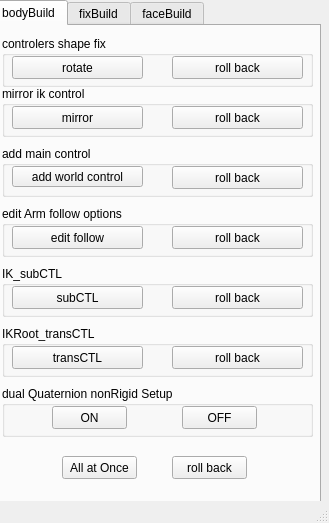
<?xml version="1.0" encoding="UTF-8"?>
<ui version="4.0">
 <class>AdvancedSetupWin</class>
 <widget class="QMainWindow" name="AdvancedSetupWin">
  <property name="geometry">
   <rect>
    <x>0</x>
    <y>0</y>
    <width>329</width>
    <height>523</height>
   </rect>
  </property>
  <property name="windowTitle">
   <string>Advanced_Setup</string>
  </property>
  <widget class="QWidget" name="centralwidget">
   <widget class="QTabWidget" name="tabWidget">
    <property name="geometry">
     <rect>
      <x>-10</x>
      <y>0</y>
      <width>331</width>
      <height>521</height>
     </rect>
    </property>
    <property name="currentIndex">
     <number>0</number>
    </property>
    <widget class="QWidget" name="tab">
     <attribute name="title">
      <string>bodyBuild</string>
     </attribute>
     <widget class="QGroupBox" name="groupBox_3">
      <property name="geometry">
       <rect>
        <x>10</x>
        <y>10</y>
        <width>311</width>
        <height>51</height>
       </rect>
      </property>
      <property name="title">
       <string>controlers shape fix</string>
      </property>
      <widget class="QPushButton" name="rotate_Btn">
       <property name="geometry">
        <rect>
         <x>10</x>
         <y>20</y>
         <width>131</width>
         <height>23</height>
        </rect>
       </property>
       <property name="text">
        <string>rotate</string>
       </property>
      </widget>
      <widget class="QPushButton" name="rotate_rollBack_Btn">
       <property name="geometry">
        <rect>
         <x>170</x>
         <y>20</y>
         <width>131</width>
         <height>23</height>
        </rect>
       </property>
       <property name="text">
        <string>roll back</string>
       </property>
      </widget>
     </widget>
     <widget class="QGroupBox" name="groupBox">
      <property name="geometry">
       <rect>
        <x>10</x>
        <y>60</y>
        <width>311</width>
        <height>51</height>
       </rect>
      </property>
      <property name="title">
       <string>mirror ik control </string>
      </property>
      <widget class="QPushButton" name="mirror_Btn">
       <property name="geometry">
        <rect>
         <x>10</x>
         <y>20</y>
         <width>131</width>
         <height>23</height>
        </rect>
       </property>
       <property name="text">
        <string>mirror</string>
       </property>
      </widget>
      <widget class="QPushButton" name="mirror_rollBack_Btn">
       <property name="geometry">
        <rect>
         <x>170</x>
         <y>20</y>
         <width>131</width>
         <height>23</height>
        </rect>
       </property>
       <property name="text">
        <string>roll back</string>
       </property>
      </widget>
     </widget>
     <widget class="QGroupBox" name="groupBox_2">
      <property name="geometry">
       <rect>
        <x>10</x>
        <y>120</y>
        <width>311</width>
        <height>51</height>
       </rect>
      </property>
      <property name="title">
       <string>add main control</string>
      </property>
      <widget class="QPushButton" name="addWorldCtl_Btn">
       <property name="geometry">
        <rect>
         <x>10</x>
         <y>20</y>
         <width>131</width>
         <height>21</height>
        </rect>
       </property>
       <property name="text">
        <string>add world control</string>
       </property>
      </widget>
      <widget class="QPushButton" name="rollback_Btn">
       <property name="geometry">
        <rect>
         <x>170</x>
         <y>20</y>
         <width>131</width>
         <height>23</height>
        </rect>
       </property>
       <property name="text">
        <string>roll back</string>
       </property>
      </widget>
     </widget>
     <widget class="QGroupBox" name="groupBox_5">
      <property name="geometry">
       <rect>
        <x>10</x>
        <y>180</y>
        <width>311</width>
        <height>51</height>
       </rect>
      </property>
      <property name="title">
       <string>edit Arm follow options</string>
      </property>
      <widget class="QPushButton" name="edit_follow_Btn">
       <property name="geometry">
        <rect>
         <x>10</x>
         <y>20</y>
         <width>131</width>
         <height>23</height>
        </rect>
       </property>
       <property name="text">
        <string>edit follow</string>
       </property>
      </widget>
      <widget class="QPushButton" name="edit_follow_rollback_Btn">
       <property name="geometry">
        <rect>
         <x>170</x>
         <y>20</y>
         <width>131</width>
         <height>23</height>
        </rect>
       </property>
       <property name="text">
        <string>roll back</string>
       </property>
      </widget>
     </widget>
     <widget class="QGroupBox" name="groupBox_6">
      <property name="geometry">
       <rect>
        <x>10</x>
        <y>240</y>
        <width>311</width>
        <height>51</height>
       </rect>
      </property>
      <property name="title">
       <string>IK_subCTL</string>
      </property>
      <widget class="QPushButton" name="subCTL_Btn">
       <property name="geometry">
        <rect>
         <x>10</x>
         <y>20</y>
         <width>131</width>
         <height>23</height>
        </rect>
       </property>
       <property name="text">
        <string>subCTL</string>
       </property>
      </widget>
      <widget class="QPushButton" name="subCTL_rollBack_Btn">
       <property name="geometry">
        <rect>
         <x>170</x>
         <y>20</y>
         <width>131</width>
         <height>23</height>
        </rect>
       </property>
       <property name="text">
        <string>roll back</string>
       </property>
      </widget>
     </widget>
     <widget class="QGroupBox" name="groupBox_4">
      <property name="geometry">
       <rect>
        <x>10</x>
        <y>360</y>
        <width>311</width>
        <height>51</height>
       </rect>
      </property>
      <property name="title">
       <string>dual Quaternion nonRigid Setup</string>
      </property>
      <widget class="QPushButton" name="nonRigid_On_Btn">
       <property name="geometry">
        <rect>
         <x>50</x>
         <y>20</y>
         <width>75</width>
         <height>23</height>
        </rect>
       </property>
       <property name="text">
        <string>ON</string>
       </property>
      </widget>
      <widget class="QPushButton" name="nonRigid_Off_Btn">
       <property name="geometry">
        <rect>
         <x>180</x>
         <y>20</y>
         <width>75</width>
         <height>23</height>
        </rect>
       </property>
       <property name="text">
        <string>OFF</string>
       </property>
      </widget>
     </widget>
     <widget class="QPushButton" name="allAtOnce_Btn">
      <property name="geometry">
       <rect>
        <x>70</x>
        <y>430</y>
        <width>75</width>
        <height>23</height>
       </rect>
      </property>
      <property name="text">
       <string>All at Once</string>
      </property>
     </widget>
     <widget class="QPushButton" name="allAtOnce_rollBack_Btn">
      <property name="geometry">
       <rect>
        <x>180</x>
        <y>430</y>
        <width>75</width>
        <height>23</height>
       </rect>
      </property>
      <property name="text">
       <string>roll back</string>
      </property>
     </widget>
     <widget class="QGroupBox" name="IKRoot_transCTL">
      <property name="geometry">
       <rect>
        <x>10</x>
        <y>300</y>
        <width>311</width>
        <height>51</height>
       </rect>
      </property>
      <property name="title">
       <string>IKRoot_transCTL</string>
      </property>
      <widget class="QPushButton" name="transCTL_Btn">
       <property name="geometry">
        <rect>
         <x>10</x>
         <y>20</y>
         <width>131</width>
         <height>23</height>
        </rect>
       </property>
       <property name="text">
        <string>transCTL</string>
       </property>
      </widget>
      <widget class="QPushButton" name="transCTL_rollBack_Btn">
       <property name="geometry">
        <rect>
         <x>170</x>
         <y>20</y>
         <width>131</width>
         <height>23</height>
        </rect>
       </property>
       <property name="text">
        <string>roll back</string>
       </property>
      </widget>
     </widget>
    </widget>
    <widget class="QWidget" name="tab_2">
     <attribute name="title">
      <string>fixBuild</string>
     </attribute>
     <widget class="QGroupBox" name="groupBox_8">
      <property name="geometry">
       <rect>
        <x>10</x>
        <y>10</y>
        <width>291</width>
        <height>51</height>
       </rect>
      </property>
      <property name="title">
       <string>legFlatten</string>
      </property>
      <widget class="QPushButton" name="legFlatten_Btn">
       <property name="geometry">
        <rect>
         <x>20</x>
         <y>20</y>
         <width>121</width>
         <height>23</height>
        </rect>
       </property>
       <property name="text">
        <string>legFaltten</string>
       </property>
      </widget>
      <widget class="QPushButton" name="legFlattenRollBack_Btn">
       <property name="geometry">
        <rect>
         <x>160</x>
         <y>20</y>
         <width>121</width>
         <height>23</height>
        </rect>
       </property>
       <property name="text">
        <string>legFlattenRollBack</string>
       </property>
      </widget>
     </widget>
     <widget class="QPushButton" name="legGoToBuildPose_Btn">
      <property name="geometry">
       <rect>
        <x>80</x>
        <y>70</y>
        <width>161</width>
        <height>23</height>
       </rect>
      </property>
      <property name="text">
       <string>leg - GoToBuildPose</string>
      </property>
     </widget>
    </widget>
    <widget class="QWidget" name="tab_3">
     <attribute name="title">
      <string>faceBuild</string>
     </attribute>
     <widget class="QGroupBox" name="groupBox_7">
      <property name="geometry">
       <rect>
        <x>10</x>
        <y>30</y>
        <width>301</width>
        <height>201</height>
       </rect>
      </property>
      <property name="title">
       <string>headRIG</string>
      </property>
      <widget class="QPushButton" name="BS_Connect_Btn">
       <property name="geometry">
        <rect>
         <x>20</x>
         <y>40</y>
         <width>251</width>
         <height>23</height>
        </rect>
       </property>
       <property name="text">
        <string>BS_Connect</string>
       </property>
      </widget>
      <widget class="QLabel" name="label">
       <property name="geometry">
        <rect>
         <x>20</x>
         <y>20</y>
         <width>251</width>
         <height>20</height>
        </rect>
       </property>
       <property name="text">
        <string>select &quot;oneMesh_&quot;(with_ASBS) And Press</string>
       </property>
      </widget>
      <widget class="QGroupBox" name="groupBox_10">
       <property name="geometry">
        <rect>
         <x>10</x>
         <y>100</y>
         <width>281</width>
         <height>80</height>
        </rect>
       </property>
       <property name="title">
        <string>headRIG_FIX</string>
       </property>
       <widget class="QPushButton" name="headRIG_FIX_head_Btn">
        <property name="geometry">
         <rect>
          <x>30</x>
          <y>30</y>
          <width>75</width>
          <height>23</height>
         </rect>
        </property>
        <property name="text">
         <string>headRIG</string>
        </property>
       </widget>
       <widget class="QPushButton" name="headRIG_FIX_body_Btn">
        <property name="geometry">
         <rect>
          <x>160</x>
          <y>30</y>
          <width>75</width>
          <height>23</height>
         </rect>
        </property>
        <property name="text">
         <string>bodyRIG</string>
        </property>
       </widget>
      </widget>
     </widget>
     <widget class="QGroupBox" name="groupBox_9">
      <property name="geometry">
       <rect>
        <x>10</x>
        <y>250</y>
        <width>301</width>
        <height>91</height>
       </rect>
      </property>
      <property name="title">
       <string>attacher_rig</string>
      </property>
      <widget class="QPushButton" name="attacher_rig_Head_Btn">
       <property name="geometry">
        <rect>
         <x>30</x>
         <y>60</y>
         <width>75</width>
         <height>23</height>
        </rect>
       </property>
       <property name="text">
        <string>headRIG</string>
       </property>
      </widget>
      <widget class="QPushButton" name="attacher_rig_Body_Btn">
       <property name="geometry">
        <rect>
         <x>170</x>
         <y>60</y>
         <width>75</width>
         <height>23</height>
        </rect>
       </property>
       <property name="text">
        <string>bodyRIG</string>
       </property>
      </widget>
      <widget class="QLineEdit" name="attacher_rig_lineEdit">
       <property name="geometry">
        <rect>
         <x>20</x>
         <y>20</y>
         <width>261</width>
         <height>31</height>
        </rect>
       </property>
       <property name="text">
        <string>upperCheek</string>
       </property>
       <property name="dragEnabled">
        <bool>true</bool>
       </property>
       <property name="clearButtonEnabled">
        <bool>true</bool>
       </property>
      </widget>
     </widget>
    </widget>
   </widget>
  </widget>
  <widget class="QMenuBar" name="menubar">
   <property name="geometry">
    <rect>
     <x>0</x>
     <y>0</y>
     <width>329</width>
     <height>21</height>
    </rect>
   </property>
  </widget>
  <widget class="QStatusBar" name="statusbar"/>
 </widget>
 <resources/>
 <connections/>
</ui>
